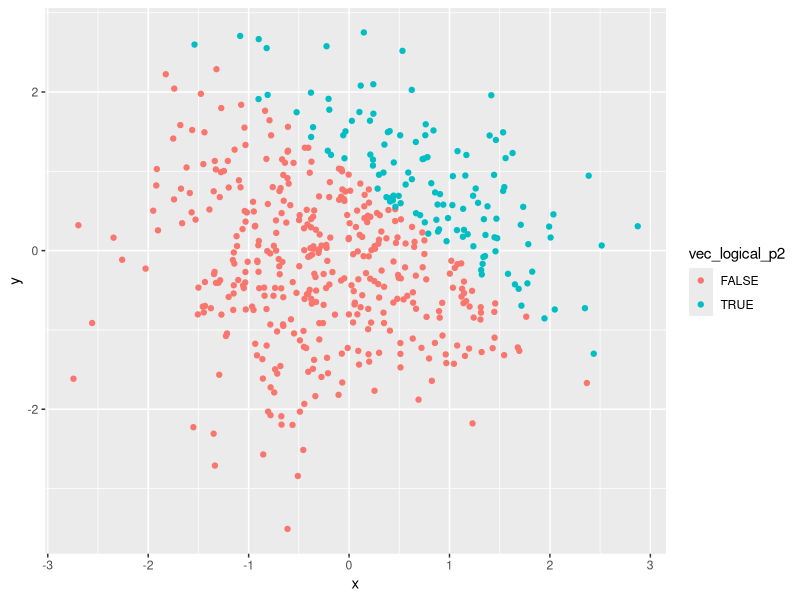
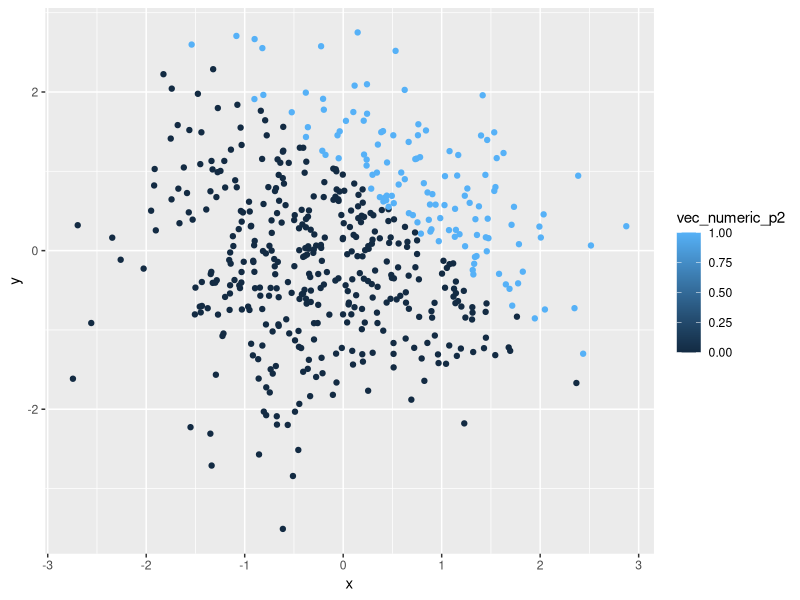
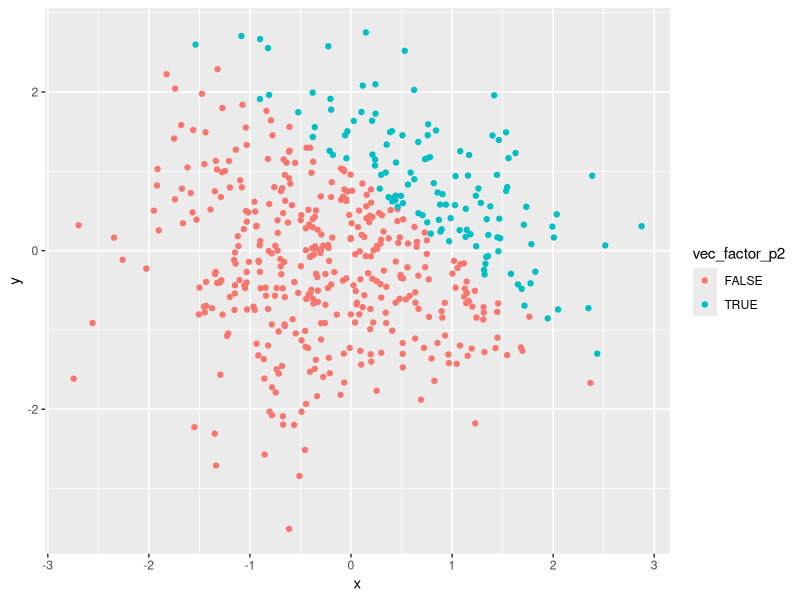
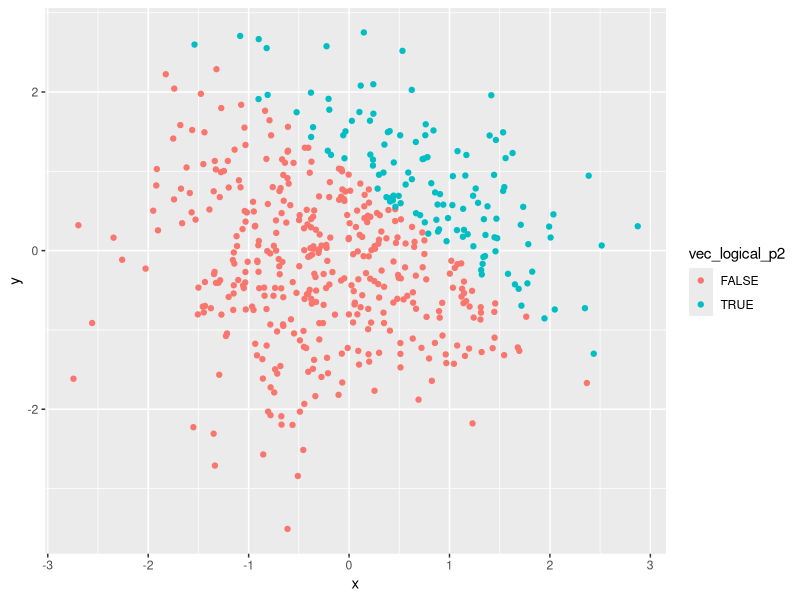

Write the R code that produced these figures, in order.
## ---- chunk 1
library(tidyverse)
## ---- chunk 2
set.seed(10) #I set a random seed for the sake of consistency and reproducibility
prob1_df <- tibble(
    vec_numeric = rnorm(8),
    vec_logical = vec_numeric > 0,
    vec_character = c("beat", "cream", "fold", "glaze", "knead", "score", "whip", "whisk"),
    vec_factor = factor(c("good", "neutral", "bad", "good", "neutral", "bad", "good", "bad"))
)
## ---- chunk 3
set.seed(25) #I set a random seed for the sake of consistency and reproducibility
prob2_df <- tibble(
    x = rnorm(500),
    y = rnorm(500),
    vec_logical_p2 = x + y > 1,
    vec_numeric_p2 = as.numeric(vec_logical_p2),
    vec_factor_p2 = as.factor(vec_logical_p2)
)
## ---- chunk 4
p8105_hw1_plot1 <- ggplot(prob2_df) + geom_point(mapping = aes(x = x, y = y, color = vec_logical_p2))
## ---- chunk 5
p8105_hw1_plot2 <- ggplot(prob2_df) + geom_point(mapping = aes(x = x, y = y, color = vec_numeric_p2))
## ---- chunk 6
p8105_hw1_plot3 <- ggplot(prob2_df) + geom_point(mapping = aes(x = x, y = y, color = vec_factor_p2))
## ---- chunk 7
p8105_hw1_plot1
p8105_hw1_plot2
p8105_hw1_plot3
## ---- chunk 8
ggsave(filename = "hw1_prob2_plot1.png", plot = p8105_hw1_plot1)
